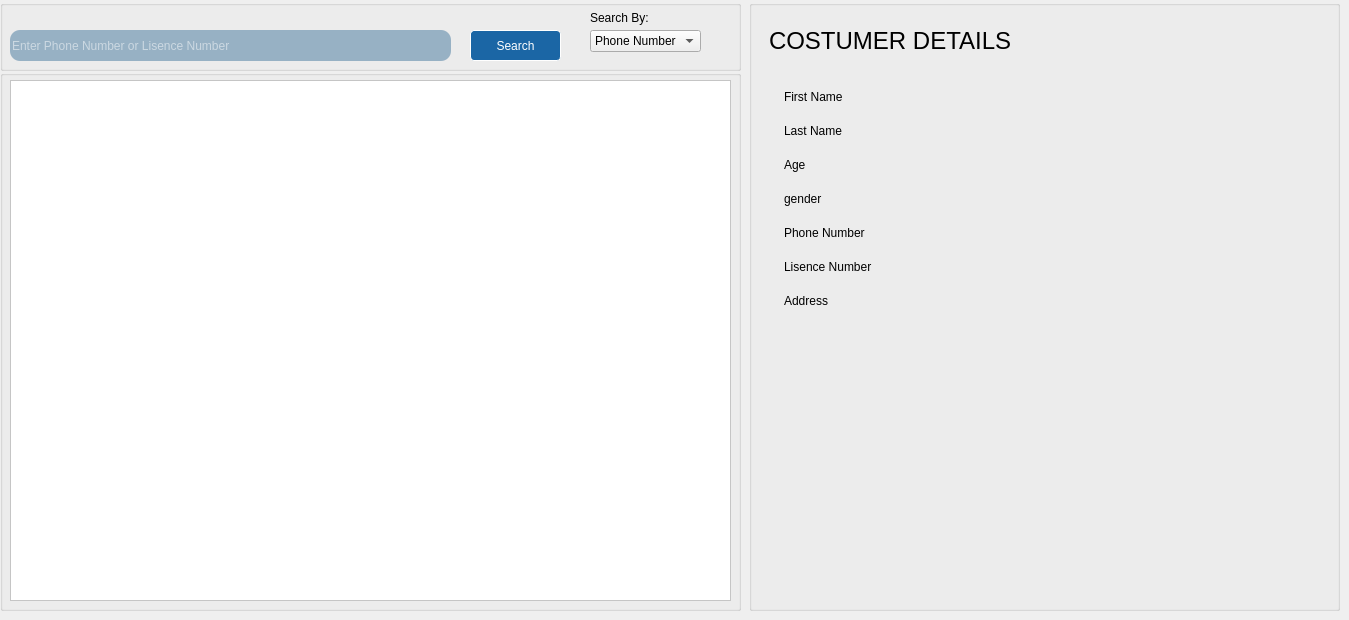
    <widget class="QWidget" name="tab_Customers">
     <attribute name="title">
      <string>Customers</string>
     </attribute>
     <widget class="QGroupBox" name="groupBox_searchbar">
      <property name="geometry">
       <rect>
        <x>0</x>
        <y>0</y>
        <width>741</width>
        <height>71</height>
       </rect>
      </property>
      <property name="title">
       <string/>
      </property>
      <widget class="QLineEdit" name="lineEdit_searchbar">
       <property name="geometry">
        <rect>
         <x>10</x>
         <y>30</y>
         <width>441</width>
         <height>31</height>
        </rect>
       </property>
       <property name="styleSheet">
        <string notr="true">background-color: rgb(151, 177, 196);
color: rgb(255, 255, 255);
border-radius:10;
font: 500 9pt &quot;Gotham&quot;;</string>
       </property>
       <property name="text">
        <string/>
       </property>
       <property name="placeholderText">
        <string>Enter Phone Number or Lisence Number</string>
       </property>
      </widget>
      <widget class="QPushButton" name="pushButton_Search">
       <property name="geometry">
        <rect>
         <x>470</x>
         <y>30</y>
         <width>91</width>
         <height>31</height>
        </rect>
       </property>
       <property name="styleSheet">
        <string notr="true">QPushButton {

    background-color: rgb(27, 102, 165);
    border-style: outset;
    border-width: 1px;
    border-radius: 4px;
    border-color: white;
	color:white;
	padding: 6px;
}
QPushButton:pressed {
	color:white;
    background-color: rgb(30, 108, 170);
    border-style: inset;
}</string>
       </property>
       <property name="text">
        <string>Search</string>
       </property>
      </widget>
      <widget class="QComboBox" name="comboBox_costumer">
       <property name="geometry">
        <rect>
         <x>590</x>
         <y>30</y>
         <width>111</width>
         <height>22</height>
        </rect>
       </property>
       <item>
        <property name="text">
         <string>Phone Number</string>
        </property>
       </item>
       <item>
        <property name="text">
         <string>Lisence Number</string>
        </property>
       </item>
      </widget>
      <widget class="QLabel" name="label_Search_by">
       <property name="geometry">
        <rect>
         <x>590</x>
         <y>10</y>
         <width>91</width>
         <height>16</height>
        </rect>
       </property>
       <property name="text">
        <string>Search By:</string>
       </property>
      </widget>
     </widget>
     <widget class="QGroupBox" name="groupBox_costumer_table">
      <property name="geometry">
       <rect>
        <x>0</x>
        <y>70</y>
        <width>741</width>
        <height>541</height>
       </rect>
      </property>
      <property name="title">
       <string/>
      </property>
      <widget class="QTableView" name="tableView_customer">
       <property name="geometry">
        <rect>
         <x>10</x>
         <y>10</y>
         <width>721</width>
         <height>521</height>
        </rect>
       </property>
       <property name="styleSheet">
        <string notr="true">	color: rgb(0, 0, 0);
	background-color: #ffffff;
	alternate-background-color: rgb(151, 177, 196);
	selection-background-color:#282828;
</string>
       </property>
       <attribute name="horizontalHeaderDefaultSectionSize">
        <number>232</number>
       </attribute>
      </widget>
     </widget>
     <widget class="QGroupBox" name="groupBox_details">
      <property name="geometry">
       <rect>
        <x>749</x>
        <y>0</y>
        <width>591</width>
        <height>611</height>
       </rect>
      </property>
      <property name="title">
       <string/>
      </property>
      <widget class="QWidget" name="formLayoutWidget_2">
       <property name="geometry">
        <rect>
         <x>20</x>
         <y>70</y>
         <width>531</width>
         <height>531</height>
        </rect>
       </property>
       <layout class="QFormLayout" name="formLayout_costumer">
        <property name="horizontalSpacing">
         <number>20</number>
        </property>
        <property name="verticalSpacing">
         <number>20</number>
        </property>
        <property name="leftMargin">
         <number>15</number>
        </property>
        <property name="topMargin">
         <number>20</number>
        </property>
        <item row="0" column="0">
         <widget class="QLabel" name="label_f_name">
          <property name="text">
           <string>First Name</string>
          </property>
         </widget>
        </item>
        <item row="6" column="0">
         <widget class="QLabel" name="label_Address_2">
          <property name="text">
           <string>Address</string>
          </property>
         </widget>
        </item>
        <item row="5" column="0">
         <widget class="QLabel" name="label_Lisence_NO">
          <property name="text">
           <string>Lisence Number</string>
          </property>
         </widget>
        </item>
        <item row="4" column="0">
         <widget class="QLabel" name="label_Phone_number">
          <property name="text">
           <string>Phone Number</string>
          </property>
         </widget>
        </item>
        <item row="1" column="0">
         <widget class="QLabel" name="label_l_name">
          <property name="text">
           <string>Last Name</string>
          </property>
         </widget>
        </item>
        <item row="3" column="0">
         <widget class="QLabel" name="label_gender">
          <property name="text">
           <string>gender</string>
          </property>
         </widget>
        </item>
        <item row="2" column="0">
         <widget class="QLabel" name="label_Age">
          <property name="text">
           <string>Age</string>
          </property>
         </widget>
        </item>
        <item row="0" column="1">
         <widget class="QLabel" name="label_sql_fname">
          <property name="text">
           <string/>
          </property>
         </widget>
        </item>
        <item row="1" column="1">
         <widget class="QLabel" name="label_sql_lname">
          <property name="text">
           <string/>
          </property>
         </widget>
        </item>
        <item row="2" column="1">
         <widget class="QLabel" name="label_sql_age">
          <property name="text">
           <string/>
          </property>
         </widget>
        </item>
        <item row="3" column="1">
         <widget class="QLabel" name="label_sql_gender">
          <property name="text">
           <string/>
          </property>
         </widget>
        </item>
        <item row="4" column="1">
         <widget class="QLabel" name="label_sql_phone">
          <property name="text">
           <string/>
          </property>
         </widget>
        </item>
        <item row="5" column="1">
         <widget class="QLabel" name="label_sql_lisence">
          <property name="text">
           <string/>
          </property>
         </widget>
        </item>
        <item row="6" column="1">
         <widget class="QLabel" name="label_sql_address">
          <property name="text">
           <string/>
          </property>
         </widget>
        </item>
       </layout>
      </widget>
      <widget class="QLabel" name="label_8">
       <property name="geometry">
        <rect>
         <x>20</x>
         <y>20</y>
         <width>261</width>
         <height>41</height>
        </rect>
       </property>
       <property name="font">
        <font>
         <pointsize>18</pointsize>
        </font>
       </property>
       <property name="text">
        <string>COSTUMER DETAILS</string>
       </property>
      </widget>
     </widget>
    </widget>
